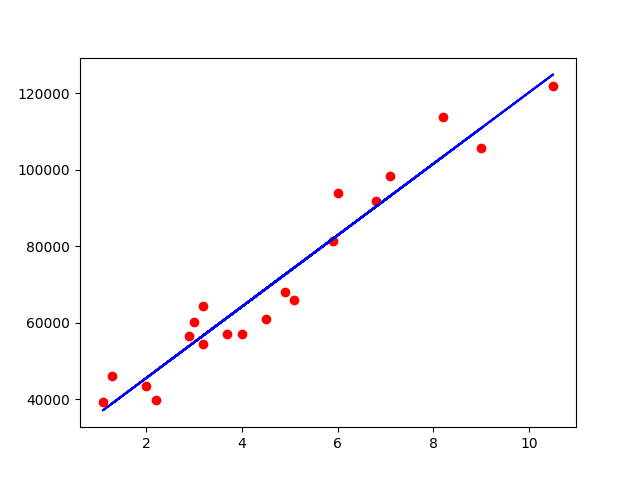

The Python source for this figure:
import pandas as pd
import pprint as pp
import numpy as np
import matplotlib.pyplot as plt

data_file = pd.read_csv('./SalaryData.csv')
X = data_file.iloc[:, 0:1].values
y = data_file.iloc[:, 1].values


# ! split the data with train and test
from sklearn.model_selection import train_test_split
X_train, X_test, y_train, y_test = train_test_split(
    X, y, test_size=1/3, random_state=0)
# * X_train and y_tain is used for training the model
# * X_test and y_test is for test the model

# ! import the framework for the linear regression
from sklearn.linear_model import LinearRegression
regression = LinearRegression()
regression.fit(X_train, y_train)
y_pred = regression.predict(X_test)
# * the key part is the X_train must in form of [[], [], [], ......]
# * the linear relationship between y_predict and x_test

# ! drawing the linear graph
plt.scatter(X_train, y_train, color="red")
plt.plot(X_train, regression.predict(X_train), color="blue")
# plt.show()
plt.savefig('linearRegression.png')



 


